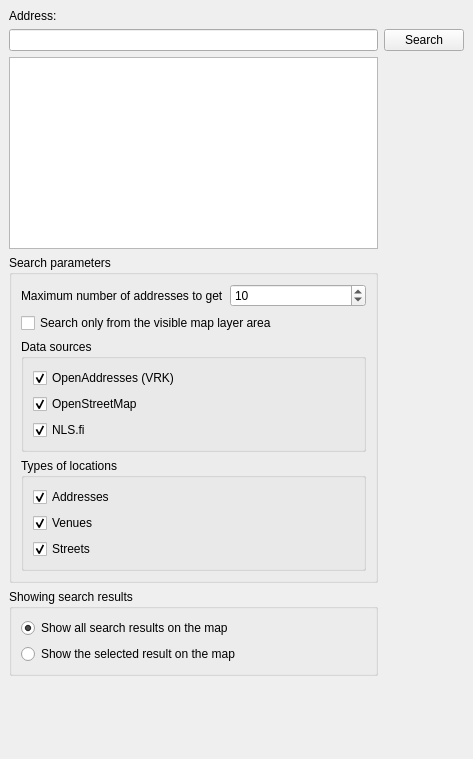
<?xml version="1.0" encoding="UTF-8"?>
<ui version="4.0">
 <class>DigitransitGeocoderDockWidgetBase</class>
 <widget class="QDockWidget" name="DigitransitGeocoderDockWidgetBase">
  <property name="geometry">
   <rect>
    <x>0</x>
    <y>0</y>
    <width>473</width>
    <height>759</height>
   </rect>
  </property>
  <property name="windowTitle">
   <string>Geocoding based on Digitransit.fi</string>
  </property>
  <widget class="QWidget" name="dockWidgetContents">
   <layout class="QGridLayout" name="gridLayout">
    <item row="0" column="0">
     <layout class="QGridLayout" name="gridLayout_2">
      <item row="0" column="0" alignment="Qt::AlignLeft|Qt::AlignTop">
       <widget class="QLabel" name="label">
        <property name="text">
         <string>Address:</string>
        </property>
       </widget>
      </item>
      <item row="1" column="1">
       <widget class="QPushButton" name="pushButtonSearch">
        <property name="text">
         <string>Search</string>
        </property>
       </widget>
      </item>
      <item row="2" column="0">
       <widget class="QListWidget" name="listWidgetGeocodingResults"/>
      </item>
      <item row="1" column="0">
       <widget class="QLineEdit" name="lineEditAddress"/>
      </item>
      <item row="3" column="0">
       <widget class="QGroupBox" name="groupBox_2">
        <property name="title">
         <string>Search parameters</string>
        </property>
        <layout class="QVBoxLayout" name="verticalLayout_2">
         <item>
          <layout class="QFormLayout" name="formLayout">
           <item row="0" column="0">
            <widget class="QLabel" name="label_3">
             <property name="text">
              <string>Maximum number of addresses to get</string>
             </property>
            </widget>
           </item>
           <item row="0" column="1">
            <widget class="QSpinBox" name="spinBoxMaxResults">
             <property name="minimum">
              <number>1</number>
             </property>
             <property name="maximum">
              <number>99</number>
             </property>
             <property name="value">
              <number>10</number>
             </property>
            </widget>
           </item>
          </layout>
         </item>
         <item>
          <widget class="QCheckBox" name="checkBoxSearchMapCanvasArea">
           <property name="text">
            <string>Search only from the visible map layer area</string>
           </property>
          </widget>
         </item>
         <item>
          <widget class="QGroupBox" name="groupBox_3">
           <property name="title">
            <string>Data sources</string>
           </property>
           <layout class="QVBoxLayout" name="verticalLayout_3">
            <item>
             <widget class="QCheckBox" name="checkBoxOA">
              <property name="text">
               <string>OpenAddresses (VRK)</string>
              </property>
              <property name="checked">
               <bool>true</bool>
              </property>
             </widget>
            </item>
            <item>
             <widget class="QCheckBox" name="checkBoxOSM">
              <property name="text">
               <string>OpenStreetMap</string>
              </property>
              <property name="checked">
               <bool>true</bool>
              </property>
             </widget>
            </item>
            <item>
             <widget class="QCheckBox" name="checkBoxNLS">
              <property name="text">
               <string>NLS.fi</string>
              </property>
              <property name="checked">
               <bool>true</bool>
              </property>
             </widget>
            </item>
           </layout>
          </widget>
         </item>
         <item>
          <widget class="QGroupBox" name="groupBox_4">
           <property name="title">
            <string>Types of locations</string>
           </property>
           <layout class="QVBoxLayout" name="verticalLayout_4">
            <item>
             <widget class="QCheckBox" name="checkBoxSearchAddress">
              <property name="text">
               <string>Addresses</string>
              </property>
              <property name="checked">
               <bool>true</bool>
              </property>
             </widget>
            </item>
            <item>
             <widget class="QCheckBox" name="checkBoxSearchVenue">
              <property name="text">
               <string>Venues</string>
              </property>
              <property name="checked">
               <bool>true</bool>
              </property>
             </widget>
            </item>
            <item>
             <widget class="QCheckBox" name="checkBoxSearchStreet">
              <property name="text">
               <string>Streets</string>
              </property>
              <property name="checked">
               <bool>true</bool>
              </property>
             </widget>
            </item>
           </layout>
          </widget>
         </item>
        </layout>
       </widget>
      </item>
      <item row="4" column="0">
       <widget class="QGroupBox" name="groupBox">
        <property name="title">
         <string>Showing search results</string>
        </property>
        <layout class="QVBoxLayout" name="verticalLayout">
         <item>
          <widget class="QRadioButton" name="radioButtonResultsShowAll">
           <property name="text">
            <string>Show all search results on the map</string>
           </property>
           <property name="checked">
            <bool>true</bool>
           </property>
           <attribute name="buttonGroup">
            <string notr="true">buttonGroup</string>
           </attribute>
          </widget>
         </item>
         <item>
          <widget class="QRadioButton" name="radioButtonResultsShowSelected">
           <property name="text">
            <string>Show the selected result on the map</string>
           </property>
           <property name="checked">
            <bool>false</bool>
           </property>
           <attribute name="buttonGroup">
            <string notr="true">buttonGroup</string>
           </attribute>
          </widget>
         </item>
        </layout>
       </widget>
      </item>
     </layout>
    </item>
    <item row="1" column="0">
     <spacer name="verticalSpacer">
      <property name="orientation">
       <enum>Qt::Vertical</enum>
      </property>
      <property name="sizeHint" stdset="0">
       <size>
        <width>20</width>
        <height>40</height>
       </size>
      </property>
     </spacer>
    </item>
   </layout>
  </widget>
 </widget>
 <resources/>
 <connections/>
 <buttongroups>
  <buttongroup name="buttonGroup"/>
 </buttongroups>
</ui>
